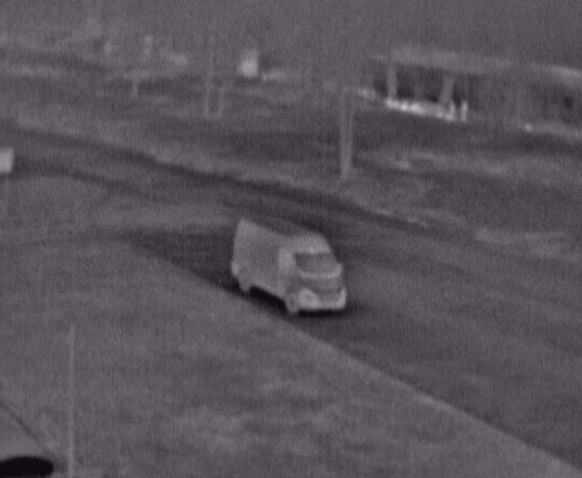
#> input picture tep2.jpg, 582 x 478 px
$ jupyter execute --allow-errors merging.ipynb
#> lines starting #> are read from the running program, lines starting #| are printed output that depends on the picture
[cell 1]
import numpy as np
import cv2
from matplotlib import pyplot as plt

# load the image and convert it to grayscale
im1 = cv2.imread('tep2.jpg')
#> im1 is the input picture: shape (478, 582, 3); mean B, G, R 88.9, 82.9, 87.9
im2 = cv2.imread('cam2.jpg')
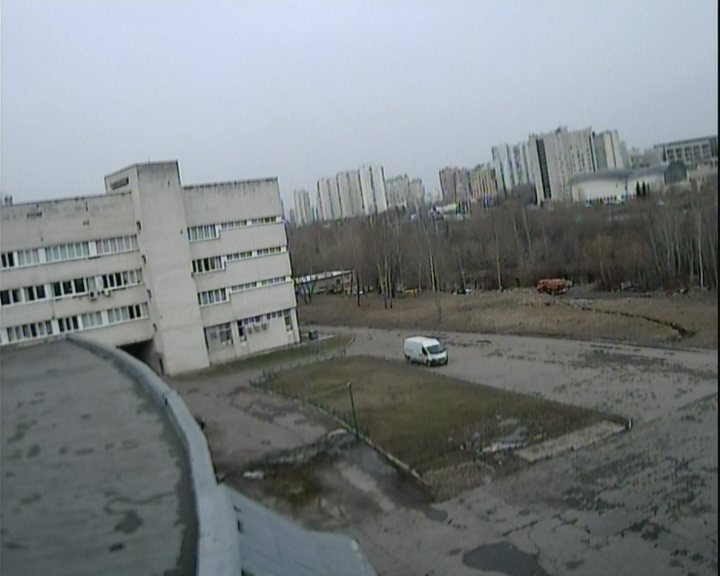
#> input picture cam2.jpg, 720 x 576 px
#> im2 is the input picture: shape (576, 720, 3); mean B, G, R 130.8, 128.3, 122.7
gray1 = cv2.cvtColor(im1, cv2.COLOR_BGR2GRAY)
gray2 = cv2.cvtColor(im2, cv2.COLOR_BGR2GRAY)
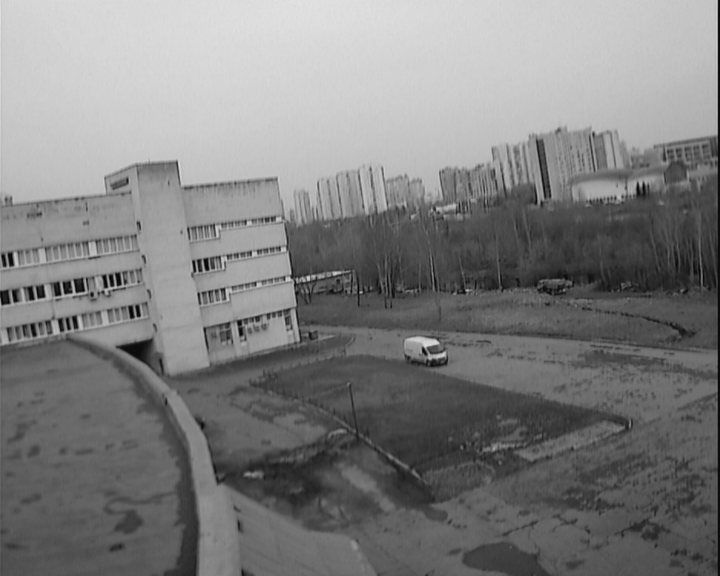
#> gray2: shape (576, 720); min 1, max 226, mean 126.9

# initialize the AKAZE descriptor, then detect keypoints and extract
# local invariant descriptors from the image
detector = cv2.AKAZE_create()
(kps1, descs1) = detector.detectAndCompute(gray1, None)
#> kps1 = 91 keypoints; strongest (x, y, size): (339, 301, 11.4), (340, 303, 8.1), (416, 107, 8.1), (306, 298, 16.1)
(kps2, descs2) = detector.detectAndCompute(gray2, None)
#> kps2 = 486 keypoints; strongest (x, y, size): (140, 350, 16.1), (80, 285, 8.1), (79, 287, 5.7), (205, 265, 16.1)

print("keypoints: {}, descriptors: {}".format(len(kps1), descs1.shape))
#| keypoints: 91, descriptors: (91, 61)
print("keypoints: {}, descriptors: {}".format(len(kps2), descs2.shape))
#| keypoints: 486, descriptors: (486, 61)

# Match the features
bf = cv2.BFMatcher(cv2.NORM_HAMMING)
matches = bf.knnMatch(descs1,descs1, k=2)
#> matches = 91 matches

FLANN_INDEX_KDTREE = 0
index_params = dict(algorithm = FLANN_INDEX_KDTREE, trees = 5)
search_params = dict(checks = 50)
flann = cv2.FlannBasedMatcher(index_params, search_params)
# matches = flann.knnMatch(descs1,descs2,k=2)

# Apply ratio test
good = []
for m,n in matches:
    if m.distance < 0.9*n.distance:
        good.append([m])
#> this loop made 91 passes
#> after the loop, good = 91 matches


# cv2.drawMatchesKnn expects list of lists as matches.
im3 = cv2.drawMatchesKnn(im1, kps1, im2, kps2, good[1:20], None, flags=2)
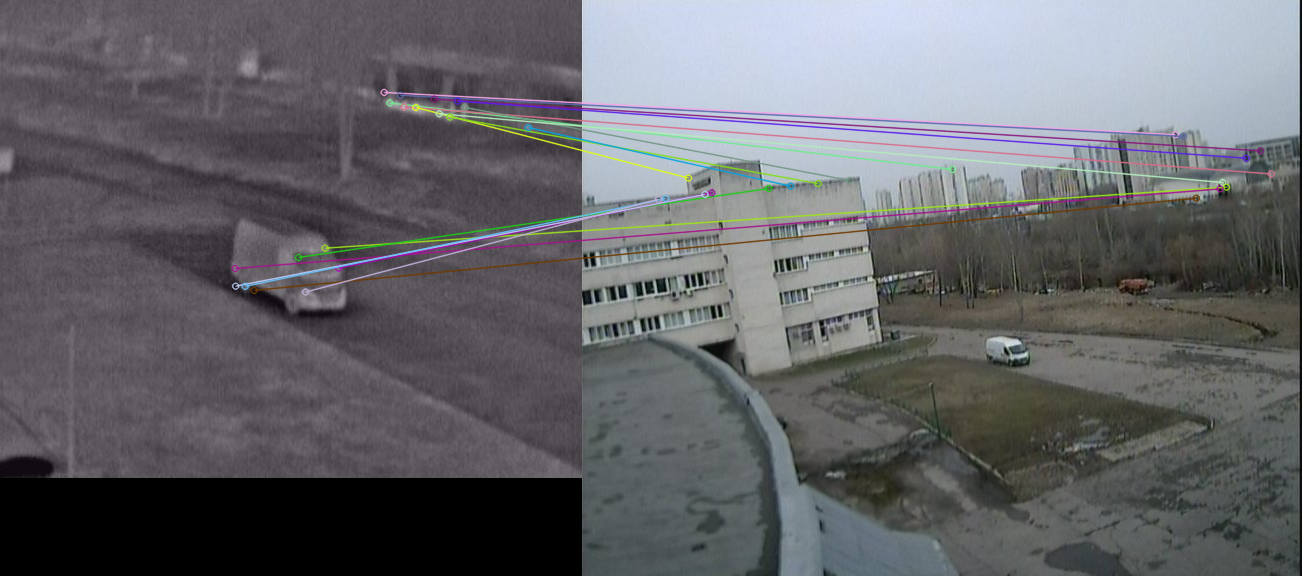
#> im3: shape (576, 1302, 3); mean B, G, R 105.2, 101.5, 100.6
#> `src_pts = np.float32([ kps1[m[0].queryIdx].pt for m in good ]).reshape..`: src_pts = 91 rows, first 8: [364.1, 92.03], [383.7, 91.94], [399.9, 94.81], [433.8, 98.68], [457.2, 100.6], [389.4, 102.5], [403.7, 106.4], [415.4, 107]
#> `dst_pts = np.float32([ kps2[m[0].trainIdx].pt for m in good ]).reshape..`: dst_pts = 91 rows, first 8: [558.1, 130.2], [593, 134.3], [600.9, 135.9], [678, 150.4], [663.7, 157.8], [369.9, 168.9], [688.5, 173.5], [106, 177.6]
#> `M, mask = cv2.findHomography(src_pts, dst_pts, cv2.RANSAC, 5.0)`: M = [[-4.36, 4.77, -244.6], [-5.76, 3.87, 321.8], [-0.0221, 0.0158, 1]]; mask = 91 values, max 1 at index 58, min 0 at index 0, mean 0.0659
#> `matchesMask = mask.ravel().tolist()`: matchesMask has the same summary as mask
plt.imshow(im3, 'gray')
plt.show()

[cell 2]
MIN_MATCH_COUNT = 10

#> (the rest of this cell did not finish here and is left out)
